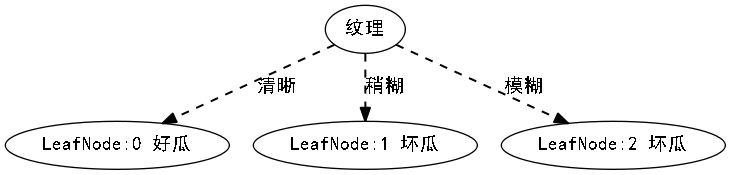

This figure's Python source:
import matplotlib.pyplot as plt
# -*- coding: utf-8 -*-
import  math
import pandas as pd
from selectTable import select_table
import pygraphviz as pgv
file = pd.read_excel('watermelon20.xlsx')
index = file.columns.values
G = pgv.AGraph(directed=True, rankdir="TB",
               compound=True, normalize=True, encoding='UTF-8')
cnt = 0
print(index)
cases_num = float(file.shape[0])
feature_num = file.shape[1]-1
print("data_num=",cases_num,"feature=",feature_num)

hd = 0.
h_feature = {}
use_feature={}
use_feature_Leaf={}
def calEntropy(confidition,feature):
    h_feature = {}
    data = select_table(confidition)
    cases = len(data)
    num_good = float(data.count(('是',)))
    num_bad = float(len(data)-num_good)
    hd = - (math.log(num_good/cases,2)*\
            num_good/cases +\
            math.log(num_bad/cases,2)*num_bad/cases)
    for idx in feature:
        labels = []
        if idx == "编号" or idx == "好瓜":
            continue
        for label in select_table(confidition, label=idx, distict=True):
            if len(label) == 1:
                labels.append(label[0])
        for label in labels:
            now_confidition = confidition
            if not now_confidition:
                now_confidition = " where "
            else:
                now_confidition = now_confidition + " and "
            now_confidition = now_confidition + " " + idx + " == '" +label+"'"
            feature_data = select_table(condition=now_confidition)
            #print("condition",now_confidition)
            k_ = float(len(feature_data))/cases
            label_good = float(feature_data.count(('是',)))
            #print("feature_data",feature_data)
            m_ = float(label_good)/len(feature_data) # 好瓜率
            # 只有好瓜，坏瓜两种情况，直接加
            hk = 0
            if label_good != 0: # good
                hk = m_ *math.log(m_,2)
            if len(feature_data)-label_good != 0: # bad
                hk = hk + (1-m_) *math.log((1-m_),2)
            h_feature[idx] = h_feature.get(idx, 0) + k_ * hk
        h_feature[idx] = h_feature.get(idx, 0) * -1
        h_feature[idx] = hd - h_feature[idx]
    return h_feature


def checkSameLable(confidition):
    data = select_table(condition=confidition)
    cases = len(data)
    num_good = float(data.count(('是',)))
    if num_good == cases:
        return True,'好瓜'
    elif num_good ==0:
        return True, '坏瓜'
    else:
        return False,None


# bfs
def buildId3Tree(confidition,root,feature):
    # 移除 root from 特征集
    global  cnt
    feature.remove(root)
    # get labels
    labels = []
    for label in select_table(confidition, label=root, distict=True):
        if len(label) == 1:
            labels.append(label[0])
    for label in labels:
        now_confidition = confidition
        if not now_confidition:
            now_confidition =  " where "
        else:
            now_confidition = now_confidition + " and "
        now_confidition = now_confidition + " " + root + " = '" +label+"'"
        # 如果属于同一类返回
        flag, nflag = checkSameLable(now_confidition)
        if flag:
            nflag = "LeafNode:"+str(cnt)+" "+nflag
            G.add_node(nflag,fontname="SimHei")
            G.add_edge(root, nflag, label=label,fontname="SimHei",color="black", style="dashed", penwidth=1.5)
            cnt = cnt + 1
            continue
        # 计算增益比
        h_feature = calEntropy(now_confidition, feature)
        # 选增益比最大的特征作为节点
        maxidx = max(h_feature, key=h_feature.get)
        print("maxidx=",maxidx)
        # 以该节点为根构建子树
        G.add_node((maxidx),label=label)
        G.add_edge(root, maxidx,label=label)
        buildId3Tree(now_confidition, root, feature)

def createId3TreeRoot():
    # 遍历完所有的特征时, 返回出现次数最多的标签（叶子）
    # 计算增益比
    h_feature = calEntropy(None, index)
    # 选增益比最大的特征作为节点
    maxidx = max(h_feature, key=h_feature.get)
    G.add_node(maxidx,fontname="SimHei")
    return maxidx


root = createId3TreeRoot()
print("root=",root)
buildId3Tree(None, root, index.tolist())
G.layout()
G.draw("id3.png", prog="dot")
